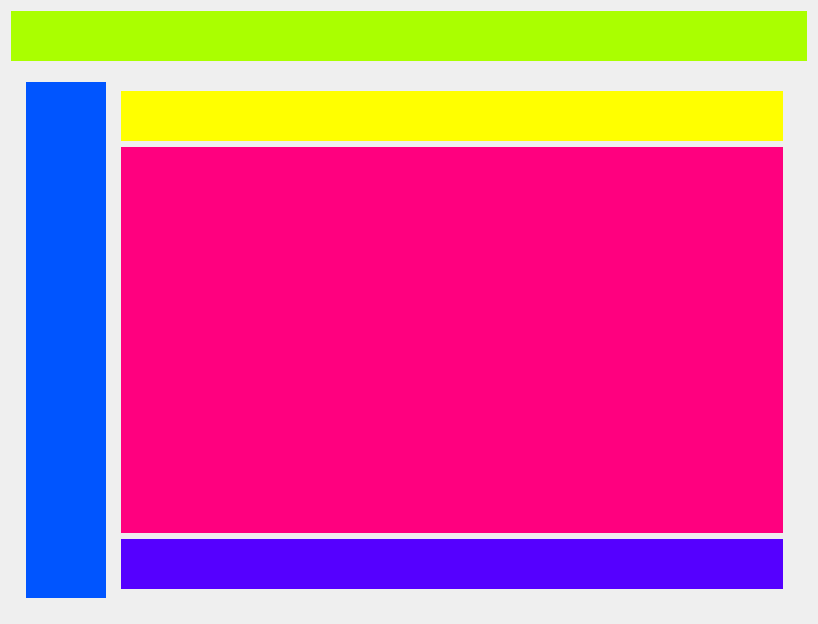
<?xml version="1.0" encoding="UTF-8"?>
<ui version="4.0">
 <class>KFileDialog</class>
 <widget class="QDialog" name="KFileDialog">
  <property name="geometry">
   <rect>
    <x>0</x>
    <y>0</y>
    <width>818</width>
    <height>624</height>
   </rect>
  </property>
  <property name="sizePolicy">
   <sizepolicy hsizetype="Preferred" vsizetype="Preferred">
    <horstretch>0</horstretch>
    <verstretch>0</verstretch>
   </sizepolicy>
  </property>
  <property name="minimumSize">
   <size>
    <width>0</width>
    <height>0</height>
   </size>
  </property>
  <property name="windowTitle">
   <string>Dialog</string>
  </property>
  <layout class="QVBoxLayout" name="verticalLayout">
   <item>
    <widget class="QWidget" name="titleBar" native="true">
     <property name="sizePolicy">
      <sizepolicy hsizetype="Preferred" vsizetype="Fixed">
       <horstretch>0</horstretch>
       <verstretch>0</verstretch>
      </sizepolicy>
     </property>
     <property name="minimumSize">
      <size>
       <width>0</width>
       <height>50</height>
      </size>
     </property>
     <property name="styleSheet">
      <string notr="true">background-color: rgb(170, 255, 0);</string>
     </property>
    </widget>
   </item>
   <item>
    <widget class="QWidget" name="widget_2" native="true">
     <layout class="QHBoxLayout" name="horizontalLayout_4">
      <item>
       <layout class="QHBoxLayout" name="horizontalLayout_3">
        <property name="leftMargin">
         <number>6</number>
        </property>
        <property name="topMargin">
         <number>6</number>
        </property>
        <property name="rightMargin">
         <number>6</number>
        </property>
        <property name="bottomMargin">
         <number>6</number>
        </property>
        <item>
         <widget class="QWidget" name="bookmark" native="true">
          <property name="sizePolicy">
           <sizepolicy hsizetype="Fixed" vsizetype="Preferred">
            <horstretch>0</horstretch>
            <verstretch>0</verstretch>
           </sizepolicy>
          </property>
          <property name="minimumSize">
           <size>
            <width>80</width>
            <height>0</height>
           </size>
          </property>
          <property name="styleSheet">
           <string notr="true">background-color: rgb(0, 85, 255);</string>
          </property>
         </widget>
        </item>
        <item>
         <widget class="QWidget" name="modelWidget" native="true">
          <layout class="QVBoxLayout" name="verticalLayout_3">
           <item>
            <layout class="QVBoxLayout" name="verticalLayout_2">
             <item>
              <widget class="QWidget" name="adressBar" native="true">
               <property name="sizePolicy">
                <sizepolicy hsizetype="Preferred" vsizetype="Fixed">
                 <horstretch>0</horstretch>
                 <verstretch>0</verstretch>
                </sizepolicy>
               </property>
               <property name="minimumSize">
                <size>
                 <width>0</width>
                 <height>50</height>
                </size>
               </property>
               <property name="styleSheet">
                <string notr="true">background-color: rgb(255, 255, 0);</string>
               </property>
              </widget>
             </item>
             <item>
              <widget class="QWidget" name="mainWidget" native="true">
               <property name="styleSheet">
                <string notr="true">background-color: rgb(255, 0, 127);</string>
               </property>
              </widget>
             </item>
             <item>
              <widget class="QWidget" name="filterBar" native="true">
               <property name="sizePolicy">
                <sizepolicy hsizetype="Preferred" vsizetype="Fixed">
                 <horstretch>0</horstretch>
                 <verstretch>0</verstretch>
                </sizepolicy>
               </property>
               <property name="minimumSize">
                <size>
                 <width>0</width>
                 <height>50</height>
                </size>
               </property>
               <property name="styleSheet">
                <string notr="true">background-color: rgb(85, 0, 255);</string>
               </property>
              </widget>
             </item>
            </layout>
           </item>
          </layout>
         </widget>
        </item>
       </layout>
      </item>
     </layout>
    </widget>
   </item>
  </layout>
 </widget>
 <resources/>
 <connections/>
</ui>
